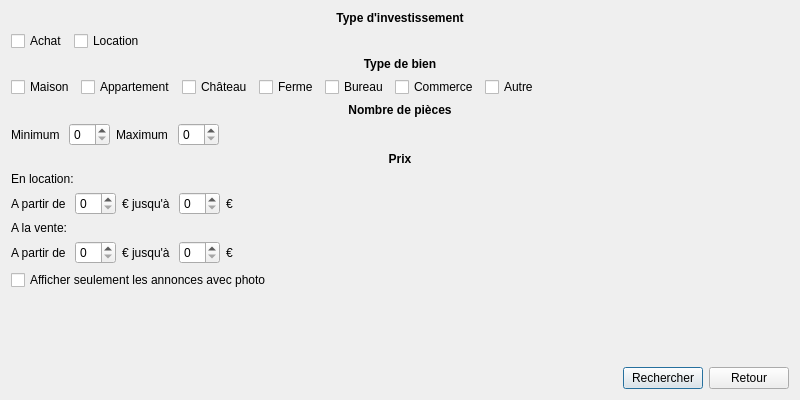
<?xml version="1.0" encoding="UTF-8"?>
<ui version="4.0">
 <class>RechercheBien</class>
 <widget class="QDialog" name="RechercheBien">
  <property name="geometry">
   <rect>
    <x>0</x>
    <y>0</y>
    <width>800</width>
    <height>400</height>
   </rect>
  </property>
  <property name="windowTitle">
   <string>Rechercher un bien</string>
  </property>
  <layout class="QGridLayout" name="gridLayout">
   <item row="0" column="0">
    <layout class="QVBoxLayout" name="verticalLayout">
     <item>
      <layout class="QVBoxLayout" name="VenteType">
       <item>
        <widget class="QLabel" name="investissementLabel">
         <property name="font">
          <font>
           <weight>75</weight>
           <bold>true</bold>
          </font>
         </property>
         <property name="text">
          <string>Type d'investissement</string>
         </property>
         <property name="alignment">
          <set>Qt::AlignCenter</set>
         </property>
        </widget>
       </item>
       <item>
        <layout class="QHBoxLayout" name="typeInvestissementLayout">
         <item>
          <widget class="QCheckBox" name="achatButton">
           <property name="text">
            <string>Achat</string>
           </property>
          </widget>
         </item>
         <item>
          <widget class="QCheckBox" name="locationButton">
           <property name="text">
            <string>Location</string>
           </property>
          </widget>
         </item>
         <item>
          <spacer name="horizontalSpacer">
           <property name="orientation">
            <enum>Qt::Horizontal</enum>
           </property>
           <property name="sizeHint" stdset="0">
            <size>
             <width>40</width>
             <height>20</height>
            </size>
           </property>
          </spacer>
         </item>
        </layout>
       </item>
       <item>
        <widget class="QLabel" name="typeBienLabel">
         <property name="font">
          <font>
           <weight>75</weight>
           <bold>true</bold>
          </font>
         </property>
         <property name="text">
          <string>Type de bien</string>
         </property>
         <property name="alignment">
          <set>Qt::AlignCenter</set>
         </property>
        </widget>
       </item>
       <item>
        <layout class="QHBoxLayout" name="typeBienLayout">
         <item>
          <widget class="QCheckBox" name="maisonCheckBox">
           <property name="text">
            <string>Maison</string>
           </property>
          </widget>
         </item>
         <item>
          <widget class="QCheckBox" name="appartementCheckBox">
           <property name="text">
            <string>Appartement</string>
           </property>
          </widget>
         </item>
         <item>
          <widget class="QCheckBox" name="chateauCheckBox">
           <property name="text">
            <string>Château</string>
           </property>
          </widget>
         </item>
         <item>
          <widget class="QCheckBox" name="fermeCheckBox">
           <property name="text">
            <string>Ferme</string>
           </property>
          </widget>
         </item>
         <item>
          <widget class="QCheckBox" name="bureauCheckBox">
           <property name="text">
            <string>Bureau</string>
           </property>
          </widget>
         </item>
         <item>
          <widget class="QCheckBox" name="commerceCheckBox">
           <property name="text">
            <string>Commerce</string>
           </property>
          </widget>
         </item>
         <item>
          <widget class="QCheckBox" name="autreCheckBox">
           <property name="text">
            <string>Autre</string>
           </property>
          </widget>
         </item>
         <item>
          <spacer name="horizontalSpacer_2">
           <property name="orientation">
            <enum>Qt::Horizontal</enum>
           </property>
           <property name="sizeHint" stdset="0">
            <size>
             <width>40</width>
             <height>20</height>
            </size>
           </property>
          </spacer>
         </item>
        </layout>
       </item>
       <item>
        <widget class="QLabel" name="nbPiecesLabel">
         <property name="font">
          <font>
           <weight>75</weight>
           <bold>true</bold>
          </font>
         </property>
         <property name="text">
          <string>Nombre de pièces</string>
         </property>
         <property name="alignment">
          <set>Qt::AlignCenter</set>
         </property>
        </widget>
       </item>
       <item>
        <layout class="QHBoxLayout" name="nbPiecesLayout">
         <item>
          <widget class="QLabel" name="nbPiecesMinimumLabel">
           <property name="text">
            <string>Minimum </string>
           </property>
          </widget>
         </item>
         <item>
          <widget class="QSpinBox" name="nbPiecesMinimumspinBox"/>
         </item>
         <item>
          <widget class="QLabel" name="nbPiecesMaximumLabel">
           <property name="text">
            <string>Maximum </string>
           </property>
          </widget>
         </item>
         <item>
          <widget class="QSpinBox" name="nbPiecesMaximumspinBox"/>
         </item>
         <item>
          <spacer name="horizontalSpacer_4">
           <property name="orientation">
            <enum>Qt::Horizontal</enum>
           </property>
           <property name="sizeHint" stdset="0">
            <size>
             <width>40</width>
             <height>20</height>
            </size>
           </property>
          </spacer>
         </item>
        </layout>
       </item>
       <item>
        <widget class="QLabel" name="prixLabel">
         <property name="font">
          <font>
           <weight>75</weight>
           <bold>true</bold>
          </font>
         </property>
         <property name="text">
          <string>Prix</string>
         </property>
         <property name="alignment">
          <set>Qt::AlignCenter</set>
         </property>
        </widget>
       </item>
       <item>
        <widget class="QLabel" name="label">
         <property name="text">
          <string>En location:</string>
         </property>
        </widget>
       </item>
       <item>
        <layout class="QHBoxLayout" name="prixLayout">
         <item>
          <widget class="QLabel" name="fromLabel">
           <property name="text">
            <string>A partir de </string>
           </property>
          </widget>
         </item>
         <item>
          <widget class="QSpinBox" name="spinBox"/>
         </item>
         <item>
          <widget class="QLabel" name="toLabel">
           <property name="text">
            <string>€ jusqu'à </string>
           </property>
          </widget>
         </item>
         <item>
          <widget class="QSpinBox" name="spinBox_2"/>
         </item>
         <item>
          <widget class="QLabel" name="euroLabel">
           <property name="text">
            <string>€</string>
           </property>
          </widget>
         </item>
         <item>
          <spacer name="horizontalSpacer_3">
           <property name="orientation">
            <enum>Qt::Horizontal</enum>
           </property>
           <property name="sizeHint" stdset="0">
            <size>
             <width>40</width>
             <height>20</height>
            </size>
           </property>
          </spacer>
         </item>
        </layout>
       </item>
       <item>
        <widget class="QLabel" name="label_2">
         <property name="text">
          <string>A la vente:</string>
         </property>
        </widget>
       </item>
       <item>
        <layout class="QHBoxLayout" name="horizontalLayout">
         <item>
          <widget class="QLabel" name="label_3">
           <property name="text">
            <string>A partir de </string>
           </property>
          </widget>
         </item>
         <item>
          <widget class="QSpinBox" name="spinBox_4"/>
         </item>
         <item>
          <widget class="QLabel" name="label_4">
           <property name="text">
            <string>€ jusqu'à </string>
           </property>
          </widget>
         </item>
         <item>
          <widget class="QSpinBox" name="spinBox_3"/>
         </item>
         <item>
          <widget class="QLabel" name="label_5">
           <property name="text">
            <string>€</string>
           </property>
          </widget>
         </item>
         <item>
          <spacer name="horizontalSpacer_6">
           <property name="orientation">
            <enum>Qt::Horizontal</enum>
           </property>
           <property name="sizeHint" stdset="0">
            <size>
             <width>40</width>
             <height>20</height>
            </size>
           </property>
          </spacer>
         </item>
        </layout>
       </item>
       <item>
        <layout class="QHBoxLayout" name="pictureOnlyLayout">
         <item>
          <widget class="QCheckBox" name="checkBox">
           <property name="text">
            <string>Afficher seulement les annonces avec photo</string>
           </property>
          </widget>
         </item>
        </layout>
       </item>
       <item>
        <spacer name="verticalSpacer">
         <property name="orientation">
          <enum>Qt::Vertical</enum>
         </property>
         <property name="sizeHint" stdset="0">
          <size>
           <width>20</width>
           <height>40</height>
          </size>
         </property>
        </spacer>
       </item>
       <item>
        <layout class="QHBoxLayout" name="typeActionLayout">
         <item>
          <spacer name="horizontalSpacer_5">
           <property name="orientation">
            <enum>Qt::Horizontal</enum>
           </property>
           <property name="sizeHint" stdset="0">
            <size>
             <width>40</width>
             <height>20</height>
            </size>
           </property>
          </spacer>
         </item>
         <item>
          <widget class="QPushButton" name="RechercherButton">
           <property name="text">
            <string>Rechercher</string>
           </property>
          </widget>
         </item>
         <item>
          <widget class="QPushButton" name="RetourButton">
           <property name="text">
            <string>Retour</string>
           </property>
          </widget>
         </item>
        </layout>
       </item>
      </layout>
     </item>
    </layout>
   </item>
  </layout>
 </widget>
 <resources/>
 <connections/>
</ui>
